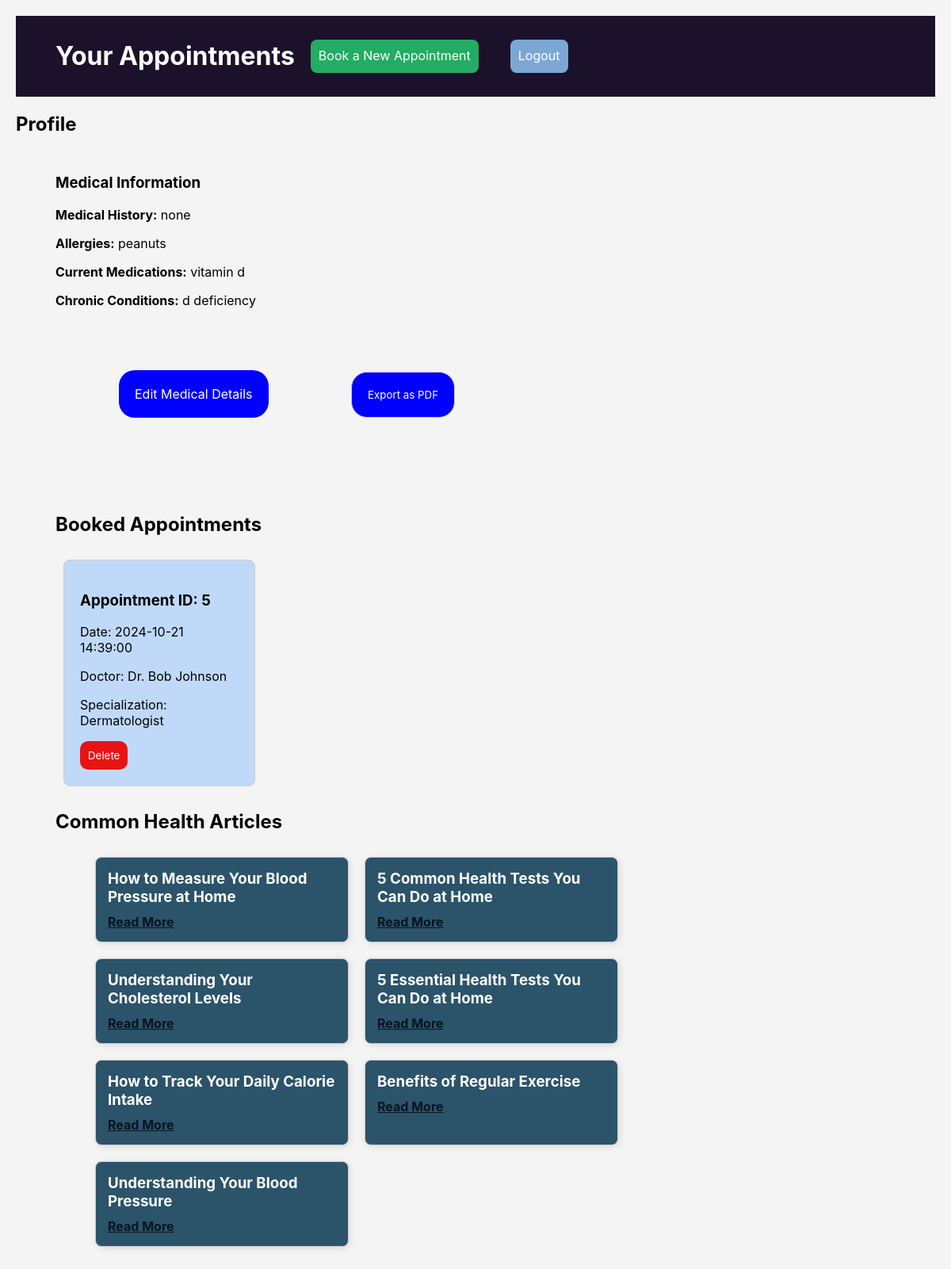
Page /dashboard.php (signed in) on the committed database.
### tables this page shows
CREATE TABLE `medical_details` (
  `id` int(11) NOT NULL,
  `user_id` int(11) NOT NULL,
  `medical_history` text DEFAULT NULL,
  `allergies` text DEFAULT NULL,
  `current_medications` text DEFAULT NULL,
  `chronic_conditions` text DEFAULT NULL
);

CREATE TABLE `appointments` (
  `id` int(11) NOT NULL,
  `user_id` int(11) NOT NULL,
  `appointment_date` datetime NOT NULL,
  `doctor_id` int(11) NOT NULL
);

CREATE TABLE `doctors` (
  `id` int(11) NOT NULL,
  `name` varchar(100) NOT NULL,
  `specialization` varchar(100) NOT NULL
);

CREATE TABLE `articles` (
  `id` int(11) NOT NULL,
  `title` varchar(255) NOT NULL,
  `content` text NOT NULL
);

### dashboard.php (the view, shortened to what this page needs)
<?php
include 'database.php';
$article_stmt = $conn->prepare("SELECT * FROM articles");
if ($article_stmt->execute()) {
    $article_result = $article_stmt->get_result();
    $articles = $article_result->fetch_all(MYSQLI_ASSOC);
} else {
    echo "Error fetching articles: " . $article_stmt->error;
}
$appointment_stmt = $conn->prepare("
    SELECT a.id, d.name AS doctor_name, d.specialization, a.appointment_date
    FROM appointments a
    JOIN doctors d ON a.doctor_id = d.id
    WHERE a.user_id = ?
");
$appointment_stmt->bind_param("i", $_SESSION['user_id']);
$appointment_stmt->execute();
$appointments_result = $appointment_stmt->get_result();
$appointments = $appointments_result->fetch_all(MYSQLI_ASSOC);
$user_id = $_SESSION['user_id'];
$sql = "SELECT * FROM medical_details WHERE user_id = $user_id";
$result = $conn->query($sql);
$medical_details = $result->fetch_assoc();
?>
<!DOCTYPE html>
<html lang="en">
<head>
    <link rel="stylesheet" href="dash-style.css">
</head>
<body>
    <header style="padding:10px 50px;">
        <h1>Your Appointments</h1>
        <a href="book_appointment.php" class="book-btn">Book a New Appointment</a>
        <a href="index.php" class="logout-btn">Logout</a>
    </header>
    <h2>Profile</h2>
    <div style="padding:10px 50px;">
    <h3>Medical Information</h3>
        <p><strong>Medical History:</strong> <?php echo !empty($medical_details['medical_history']) ? $medical_details['medical_history'] : 'N/A'; ?></p>
        <p><strong>Allergies:</strong> <?php echo !empty($medical_details['allergies']) ? $medical_details['allergies'] : 'N/A'; ?></p>
        <p><strong>Current Medications:</strong> <?php echo !empty($medical_details['current_medications']) ? $medical_details['current_medications'] : 'N/A'; ?></p>
        <p><strong>Chronic Conditions:</strong> <?php echo !empty($medical_details['chronic_conditions']) ? $medical_details['chronic_conditions'] : 'N/A'; ?></p>
        <form action="export_pdf.php" method="post" style="margin:30px;">
        <a href="medical_details.php" style="text-decoration:none; padding:20px; margin:50px; background-color:blue; color:white; border-radius:20px;">Edit Medical Details</a>
            <input type="submit" style="text-decoration:none; padding:20px; margin:50px; background-color:blue; color:white; border-radius:20px; font-family:Inter; font-size: 100;" value="Export as PDF">
        </form>
    </div>
    <main style="padding:10px 50px;">
        <h2>Booked Appointments</h2>
        <div class="appointment-cards">
            <?php foreach ($appointments as $appointment): ?>
                <div class="card">
                    <h3>Appointment ID: <?= $appointment['id'] ?></h3>
                    <p>Date: <?= $appointment['appointment_date'] ?></p>
                    <p>Doctor: <?= $appointment['doctor_name'] ?></p>
                    <p>Specialization: <?= $appointment['specialization'] ?></p>
            <form method="POST" action="delete_appointment.php" style="display:inline;" >
                <button type="submit" onclick="return confirm('Are you sure you want to delete this appointment?');" class="delete-btn">Delete</button>
            </form>
                </div>
            <?php endforeach; ?>
        </div>
        <h2>Common Health Articles</h2>
<div class="article-container" style="padding:10px 50px;">
    <?php foreach ($articles as $article): ?>
        <div class="article-card">
            <h3><?= $article['title'] ?></h3>
            <a href="article.php?id=<?= $article['id'] ?>" class="read-more">Read More</a>
        </div>
    <?php endforeach; ?>
</div>
    </main>
</body>
</html>

### dash-style.css (style rules this page uses)
body { font-family:Inter; background-color: #f4f4f4; margin: 0; padding: 20px; }
header { background: #1b112a; color: #fff; padding: 10px 20px; display: flex; }
.logout-btn { text-decoration: none; color:white; font-family: Inter; padding:10px; border-radius: 8px; background-color: #7ca7d5; margin: 20px; display: flex; }
.book-btn { text-decoration: none; color:white; padding:10px; border-radius: 8px; background-color: #23ac63; margin: 20px; display:flex; text-align: center; display: inline-block }
input { padding: 10px; margin: 10px; border: 1px solid #ccc; font-family: Inter; }
.appointment-cards { display: flex; flex-wrap: wrap; }
.card { background: #c0d9f8; border: 1px solid #ccc; border-radius: 8px; margin: 10px; padding: 20px; width: 200px; transition: transform 0.2s; }
.article-container { display: flex; flex-wrap: wrap; gap: 20px; margin: 20px 0; }
.article-card { background: #2b536a; border: 1px solid #ccc; color:white; border-radius: 8px; padding: 15px; width: 30%; box-shadow: 2px 2px 8px rgba(0, 0, 0, 0.1); transition: transform 0.2s; }
.article-card h3 { margin: 0 0 10px 0; }
.read-more { color: #071422; font-weight: bold; }
.delete-btn { background-color: rgb(231, 20, 20); font-family:Inter; color:white; padding:10px; border-radius: 10px; box-shadow: none; border:none; }

### rows in the picture
medical_details: medical_history "none", allergies "peanuts", current_medications "vitamin d", chronic_conditions "d deficiency"
appointments: id "5", appointment_date "2024-10-21 14:39:00", doctor.name "Dr. Bob Johnson", doctor.specialization "Dermatologist"
articles: title "How to Measure Your Blood Pressure at Home"
articles: title "5 Common Health Tests You Can Do at Home"
articles: title "Understanding Your Cholesterol Levels"
articles: title "5 Essential Health Tests You Can Do at Home"
articles: title "How to Track Your Daily Calorie Intake"
articles: title "Benefits of Regular Exercise"
articles: title "Understanding Your Blood Pressure"
